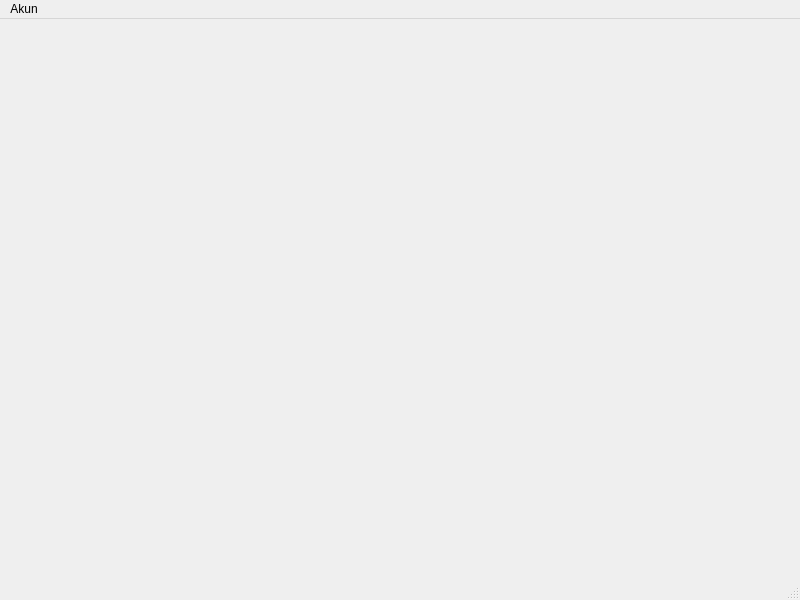
<?xml version="1.0" encoding="UTF-8"?>
<ui version="4.0">
 <class>MainWindow</class>
 <widget class="QMainWindow" name="MainWindow">
  <property name="geometry">
   <rect>
    <x>0</x>
    <y>0</y>
    <width>800</width>
    <height>600</height>
   </rect>
  </property>
  <property name="windowTitle">
   <string>MainWindow</string>
  </property>
  <widget class="QWidget" name="centralwidget"/>
  <widget class="QMenuBar" name="menubar">
   <property name="geometry">
    <rect>
     <x>0</x>
     <y>0</y>
     <width>800</width>
     <height>21</height>
    </rect>
   </property>
   <widget class="QMenu" name="menuAkun">
    <property name="title">
     <string>Akun</string>
    </property>
    <addaction name="actionMasuk"/>
    <addaction name="actionEditBio"/>
    <addaction name="actionManager"/>
   </widget>
   <addaction name="menuAkun"/>
  </widget>
  <widget class="QStatusBar" name="statusbar"/>
  <action name="actionMasuk">
   <property name="text">
    <string>Masuk</string>
   </property>
  </action>
  <action name="actionEditBio">
   <property name="text">
    <string>Edit Bio</string>
   </property>
  </action>
  <action name="actionManager">
   <property name="text">
    <string>Manager</string>
   </property>
  </action>
 </widget>
 <resources/>
 <connections/>
</ui>
